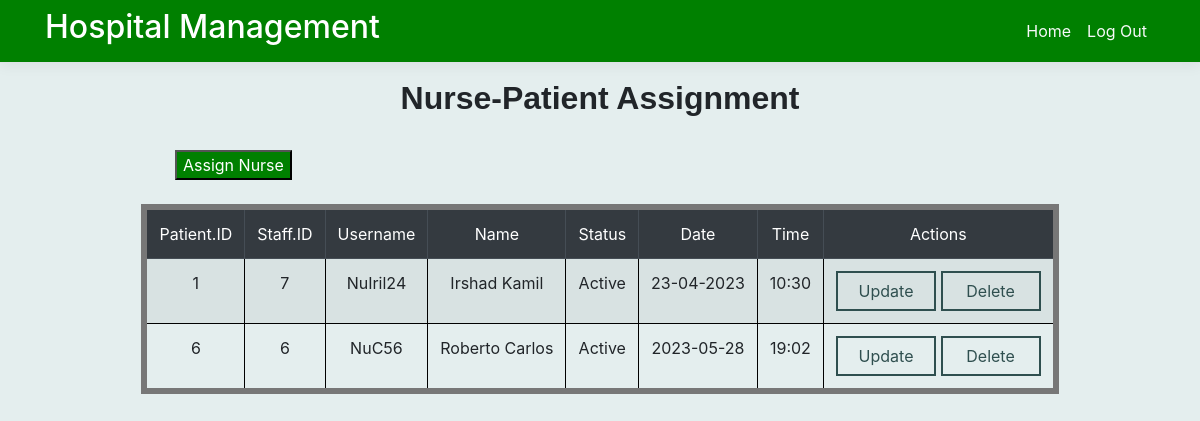
The app's page /manageAssignedNurses.php with its own data.
### tables this page shows
CREATE TABLE Assigned_patient (
    patient_id int,
    staff_id text(255), username text(255),
    FOREIgn KEY (patient_id) REFERENCES Patient_details(patient_id),
    FOREIGN KEY (staff_id) REFERENCES Staff_details(staff_id)
 
);

CREATE TABLE Appointment_details (
    appointment_id int,
    date text(255),
    time text(255),
    patient_id int,
    PRIMARY KEY (appointment_id),
    FOREIGN KEY (patient_id) REFERENCES Patient_details(patient_id)
);

CREATE TABLE Staff_details (
    staff_id int,
    username text(255),
    fname text(255),
    lname text(255),
    datebirth text(255),
    email text(255),
    pwd text(255), role text(255), status text(255),
    PRIMARY KEY (staff_id)
);

### manageAssignedNursesSQL.php (called while the page is built)
<?php
function getNurse()
{
    $db = new SQLITE3("C:\\xampp\\htdocs\\hospital_project\\hospital_database.db");
    $sql = "SELECT * FROM Assigned_patient JOIN Staff_details ON Assigned_Patient.staff_id = Staff_details.staff_id JOIN Appointment_details ON Assigned_Patient.patient_id = Appointment_details.patient_id WHERE Staff_details.role = 'Nurse'";
    $stmt = $db->prepare($sql);
    $result = $stmt->execute();
    $arrayResult = array();
    while ($row = $result->fetchArray()) {
        $arrayResult[] = $row;
    }
    return $arrayResult;
}

### manageAssignedNurses.php (the view, shortened to what this page needs)
<?php require("innerNavbar.php");
include_once("manageAssignedNursesSQL.php");
$user = getNurse();
?>
<div class="container pb-5">
    <main role="main" class="pb-3">
        <h2 style="font-family: 'Trebuchet MS', sans-serif; text-align: center;"> <strong>Nurse-Patient Assignment</strong> </h2>
        <br>
        <div style="display: flex; justify-content: center;">
            <a href="assignNurse.php"><button style="background-color: green; color: white; margin-left: -425px;">Assign Nurse</button></a>
        </div>
        <br>
        <div class="row">
            <div class="col-14" style="margin: 0 auto;">
                <table class="table table-striped tableFrame">
                    <thead class="table-dark">
                        <td>Patient.ID</td>
                        <td>Staff.ID</td>
                        <td>Username</td>
                        <td>Name</td>
                        <td>Status</td>
                        <td>Date</td>
                        <td>Time</td>
                        <td>Actions</td>
                    </thead>
                    <?php
                    for ($i = 0; $i < count($user); $i++) :
                    ?>
                        <tr>
                            <td><?php echo $user[$i]['patient_id']; ?></td>
                            <td><?php echo $user[$i]['staff_id'] ?></td>
                            <td><?php echo $user[$i]['username'] ?></td>
                            <td><?php echo $user[$i]['fname'] . ' ' . $user[$i]['lname']; ?></td>
                            <td><?php echo $user[$i]['status'] ?></td>
                            <td><?php echo $user[$i]['date'] ?></td>
                            <td><?php echo $user[$i]['time'] ?></td>
                            <td>
                                <form action="actionAssignDoctor/updateAssignDoctor.php" method="get">
                                    <button type="submit" class="updatebuttonfortable">Update</button>
                                </form>
                                <form action="actionAssignDoctor/deleteAssignDoctor.php" method="get">
                                    <button type="submit" class="deletebuttonfortable">Delete</button>
                                </form>
                            </td>
                        </tr>
                    <?php endfor; ?>
                </table>
            </div>
        </div>
    </main>
</div>

### site.css (style rules this page uses)
a { color: #03d626; }
html { font-size: 14px; }
@media (min-width: 768px) { html { font-size: 16px; } }
html { position: relative; min-height: 100%; }
body { margin-bottom: 60px; }
.bgColor { background-color: #e4eeee; }
.container { min-height: 100%; }

### manageAssignedNurses.php (style rules this page uses)
form { display: inline-block; }
td { border: 1px solid black; text-align: center; }
.tableFrame { border: 6px solid #777777; }
.updatebuttonfortable { background-color: transparent; color: darkslategrey; padding: 6px; border: 2px solid darkslategray; display: inline-block; width: 100px; height: 40px; }
.deletebuttonfortable { background-color: transparent; color: darkslategrey; padding: 6px; border: 2px solid darkslategray; display: inline-block; width: 100px; height: 40px; }

### records on screen
assigned_patient: appointment_details.patient_id "1", staff.staff_id "7", staff.username "NuIril24", staff.fname "Irshad", staff.lname "Kamil", staff.status "Active", appointment_details.date "23-04-2023", appointment_details.time "10:30"
assigned_patient: appointment_details.patient_id "6", staff.staff_id "6", staff.username "NuC56", staff.fname "Roberto", staff.lname "Carlos", staff.status "Active", appointment_details.date "2023-05-28", appointment_details.time "19:02"
